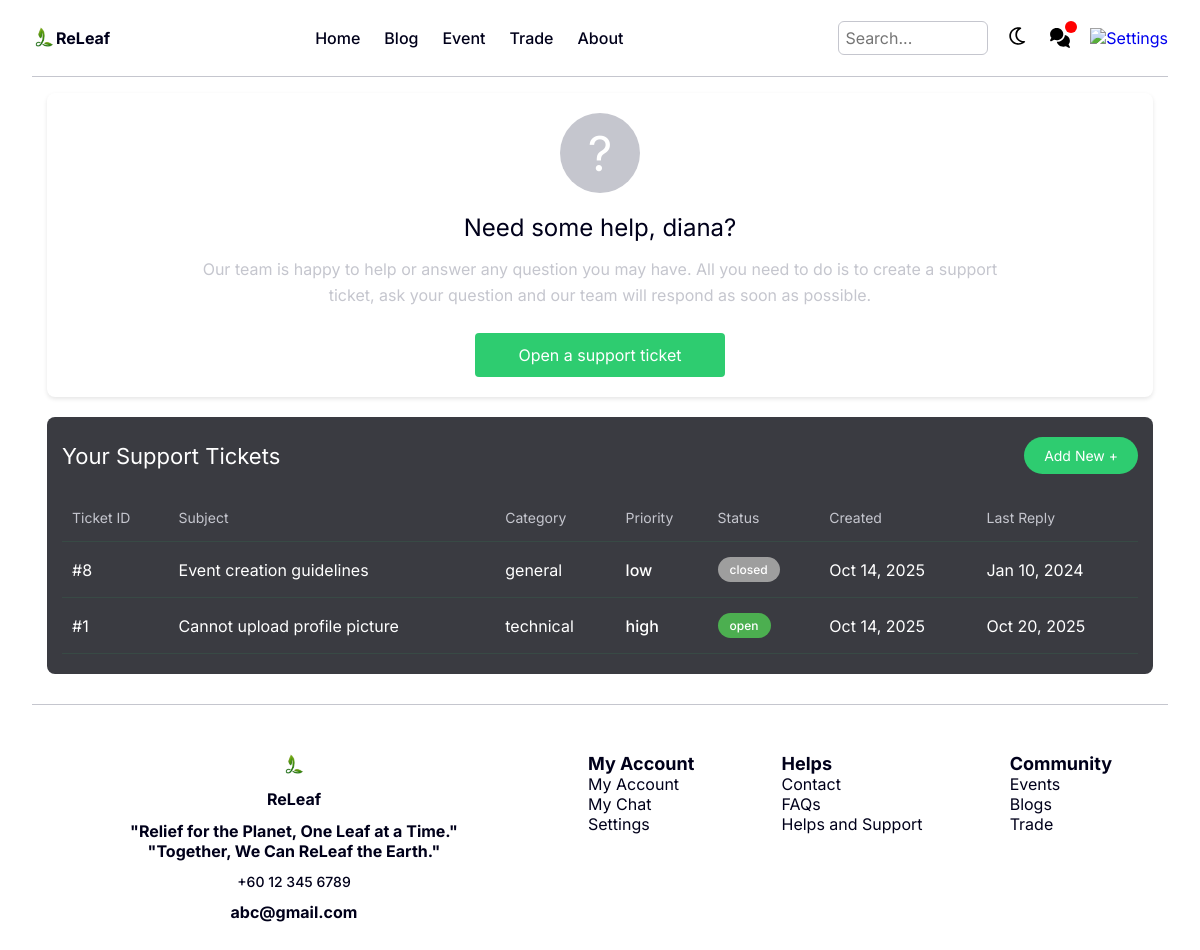
/pages/MemberPages/mContactSupport.php (signed in), run on the app's committed database.
### tables this page shows
CREATE TABLE `tbltickets` (
  `ticketID` int(11) NOT NULL,
  `subject` varchar(255) NOT NULL,
  `category` enum('technical','account','billing','feature','bug','general','other') NOT NULL,
  `priority` enum('low','medium','high','urgent') NOT NULL,
  `status` enum('open','in_progress','solved','closed') DEFAULT 'open',
  `description` text NOT NULL,
  `userID` int(11) DEFAULT NULL,
  `username` varchar(100) DEFAULT NULL,
  `userEmail` varchar(255) NOT NULL,
  `adminAssignedID` int(11) DEFAULT NULL,
  `isUnread` tinyint(1) DEFAULT 1,
  `createdAt` timestamp NOT NULL DEFAULT current_timestamp(),
  `updatedAt` timestamp NOT NULL DEFAULT current_timestamp() ON UPDATE current_timestamp(),
  `lastReplyAt` timestamp NULL DEFAULT NULL
);

### php/sessionCheck.php (called while the page is built, shortened)
<?php
include("dbConn.php");
$userType = $_SESSION['userType'] ?? 'member';
$isAdmin = ($userType === 'admin');
$userID = $_SESSION['userID'];
if (!$isAdmin) {
    $unread_query = "SELECT COUNT(*) as unread_count
                    FROM tblmessages
                    WHERE receiverID = '$userID' AND isRead = FALSE";
    $unread_result = mysqli_query($connection, $unread_query);
    if ($unread_result) {
        $unread_data = mysqli_fetch_assoc($unread_result);
        $unread_count = $unread_data['unread_count'];
    }
}
?>

### pages/MemberPages/mContactSupport.php (the view, shortened to what this page needs)
<?php
    include("../../php/dbConn.php");
    include("../../php/sessionCheck.php");
    $currentUserID = $_SESSION['userID'];
    $username = $_SESSION['username'] ?? '';
    $query = "SELECT * FROM tbltickets WHERE userID = $currentUserID ORDER BY ticketID DESC";
    $result = mysqli_query($connection, $query);
    $ticketCount = mysqli_num_rows($result);
?>
<!DOCTYPE html>
<html lang="en">
    <head>
        <link rel="stylesheet" href="../../style/style.css">
    </head>
    <body>
        <header>
            <section class="c-logo-section">
                <a href="../../pages/MemberPages/memberIndex.php" class="c-logo-link">
                    <img src="../../assets/images/Logo.png" alt="Logo" class="c-logo">
                    <div class="c-text">ReLeaf</div>
                </a>
            </section>
            <nav class="c-navbar-desktop">
                <a href="../../pages/MemberPages/memberIndex.php">Home</a>
                <a href="../../pages/CommonPages/mainBlog.php">Blog</a>
                <a href="../../pages/CommonPages/mainEvent.php">Event</a>
                <a href="../../pages/CommonPages/mainTrade.php">Trade</a>
                <a href="../../pages/CommonPages/aboutUs.php">About</a>
            </nav>
            <section class="c-navbar-more">
                <input type="text" placeholder="Search..." id="searchBar" class="search-bar">
                <button id="themeToggle2">
                    <img src="../../assets/images/light-mode-icon.svg" alt="Light Mode Icon">
                </button>
                <a href="../../pages/MemberPages/mChat.php" class="c-chatbox" id="chatboxDesktop">
                    <img src="../../assets/images/chat-light.svg" alt="Chatbox" id="chatImg">
                    <?php if ($unread_count > 0): ?>
                        <span class="c-notification-badge" id="chatBadgeDesktop"></span>
                    <?php endif; ?>
                </a>
                <a href="../../pages/MemberPages/mSetting.php">
                    <img src="../../assets/images/setting-light.svg" alt="Settings" id="settingImg">
                </a>
            </section>
        </header>
        <hr>
        <main class="content support-container" id="content">
            <div class="help-section">
                <div class="help-icon">?</div>
                <h2>Need some help, <?php echo $username?>?</h2>
                <p>Our team is happy to help or answer any question you may have. All you need to do is to create a support ticket, ask your question and our team will respond as soon as possible.</p>
                <a link href="../../pages/MemberPages/mCreateTicket.php">
                    <button class="open-ticket-btn">Open a support ticket</button>
                </a>
            </div>
            <div class="tickets-section">
                <div class="tickets-header">
                    <h3>Your Support Tickets</h3>
                    <a link href="../../pages/MemberPages/mCreateTicket.php">
                        <button class="add-new-btn">Add New +</button>
                    </a>
                </div>
                <table class="tickets-table">
                    <thead>
                        <tr>
                            <th>Ticket ID</th>
                            <th>Subject</th>
                            <th>Category</th>
                            <th>Priority</th>
                            <th>Status</th>
                            <th>Created</th>
                            <th>Last Reply</th>
                        </tr>
                    </thead>
                    <tbody>
                        <?php if ($ticketCount > 0): ?>
                            <?php
                            mysqli_data_seek($result, 0);
                            while ($row = mysqli_fetch_assoc($result)): ?>
                                <tr onclick="window.location.href='../../pages/CommonPages/ticketThread.php?ticket_id=<?php echo $row['ticketID']; ?>&from=member'">
                                    <td>#<?php echo $row["ticketID"]; ?></td>
                                    <td><?php echo htmlspecialchars($row["subject"]); ?></td>
                                    <td><?php echo htmlspecialchars($row["category"]); ?></td>
                                    <td class="priority-<?php echo strtolower($row["priority"]); ?>">
                                        <?php echo $row["priority"]; ?>
                                    </td>
                                    <td>
                                        <span class="status-badge status-<?php echo strtolower($row["status"]); ?>">
                                            <?php echo $row["status"]; ?>
                                        </span>
                                    </td>
                                    <td><?php echo date("M j, Y", strtotime($row["createdAt"])); ?></td>
                                    <td>
                                        <?php
                                        if (!empty($row["lastReplyAt"]) && $row["lastReplyAt"] != "0000-00-00 00:00:00") {
                                            echo date("M j, Y", strtotime($row["lastReplyAt"]));
                                        } else {
                                            echo "No replies yet";
                                        }
                                        ?>
                                    </td>
                                </tr>
                            <?php endwhile; ?>
                        <?php else: ?>
                            <tr>
                                <td colspan="7" class="no-tickets">No support tickets yet</td>
                            </tr>
                        <?php endif; ?>
                    </tbody>
                </table>
            </div>
        </main>
        <hr>
        <footer>
            <section class="c-footer-info-section">
                <img src="../../assets/images/Logo.png" alt="Logo" class="c-logo">
                <div class="c-text">ReLeaf</div>
                <div class="c-text c-text-center">
                    "Relief for the Planet, One Leaf at a Time."
                    <br>
                    "Together, We Can ReLeaf the Earth."
                </div>
                <div class="c-text c-text-label">
                    +60 12 345 6789
                </div>
                <div class="c-text">
                    abc@gmail.com
                </div>
            </section>
            <section class="c-footer-links-section">
                <div>
                    <b>My Account</b><br>
                    <a href="../../pages/MemberPages/mProfile.php">My Account</a><br>
                    <a href="../../pages/MemberPages/mChat.php">My Chat</a><br>
                    <a href="../../pages/MemberPages/mSetting.php">Settings</a>
                </div>
                <div>
                    <b>Helps</b><br>
                    <a href="../../pages/CommonPages/aboutUs.php">Contact</a><br>
                    <a href="../../pages/CommonPages/mainFAQ.php">FAQs</a><br>
                    <a href="../../pages/MemberPages/mContactSupport.php">Helps and Support</a>
                </div>
                <div>
                    <b>Community</b><br>
                    <a href="../../pages/CommonPages/mainEvent.php">Events</a><br>
                    <a href="../../pages/CommonPages/mainBlog.php">Blogs</a><br>
                    <a href="../../pages/CommonPages/mainTrade.php">Trade</a>
                </div>
            </section>
        </footer>
    </body>
</html>

### pages/MemberPages/mContactSupport.php (style rules this page uses)
.support-container { max-width: 1200px; margin: 0 auto; padding: 0 15px; }
.help-section { background-color: var(--bg-color); border-radius: 8px; padding: 20px 15px; text-align: center; margin-bottom: 20px; box-shadow: 0 2px 4px rgba(0, 0, 0, 0.1); }
.help-icon { width: 80px; height: 80px; background-color: var(--Gray); border-radius: 50%; display: inline-flex; align-items: center; justify-content: center; font-size: 48px; color: var(--White); margin-bottom: 20px; }
.help-section h2 { font-size: 24px; margin-bottom: 15px; font-weight: 400; }
.help-section p { color: var(--Gray); margin-bottom: 25px; line-height: 1.6; max-width: 800px; margin-left: auto; margin-right: auto; }
.open-ticket-btn { background-color: var(--MainGreen); color: white; border: none; padding: 12px 30px; font-size: 16px; border-radius: 4px; cursor: pointer; transition: background-color 0.3s; width: 100%; max-width: 250px; }
.tickets-section { background-color: var(--DarkerGray); border-radius: 8px; padding: 20px 15px; margin-bottom: 30px; overflow-x: auto; }
.tickets-header { display: flex; justify-content: space-between; align-items: center; margin-bottom: 20px; flex-wrap: wrap; gap: 15px; }
.tickets-header h3 { font-size: 22px; font-weight: 400; color: var(--White); margin: 0; }
a { text-decoration: none; }
.add-new-btn { background-color: var(--MainGreen); color: var(--White); border: none; padding: 10px 20px; font-size: 14px; border-radius: 20px; cursor: pointer; display: flex; align-items: center; gap: 8px; transition: background-color 0.3s; white-space: nowrap; }
.tickets-table { width: 100%; border-collapse: collapse; min-width: 800px; }
.tickets-table thead { border-bottom: 1px solid var(--DarkGray); }
.tickets-table th { padding: 15px 10px; text-align: left; font-weight: 400; color: var(--Gray); font-size: 14px; }
.tickets-table tbody tr { border-bottom: 1px solid var(--DarkGray); cursor: pointer; transition: background-color 0.2s; }
.tickets-table td { padding: 15px 10px; color: var(--White); }
.status-badge { display: inline-block; padding: 5px 12px; border-radius: 20px; font-size: 12px; font-weight: 500; }
.status-open { background-color: #4CAF50; color: white; }
.status-closed { background-color: #9E9E9E; color: white; }
.priority-high { color: #F44336; font-weight: 500; }
.priority-low { color: #4CAF50; font-weight: 500; }

### data on the page
tbltickets: ticketID "8", subject "Event creation guidelines", category "general", priority "low", status "closed", createdAt "Oct 14, 2025", lastReplyAt "Jan 10, 2024"
tbltickets: ticketID "1", subject "Cannot upload profile picture", category "technical", priority "high", status "open", createdAt "Oct 14, 2025", lastReplyAt "Oct 20, 2025"

### other printed values
$username "diana"
